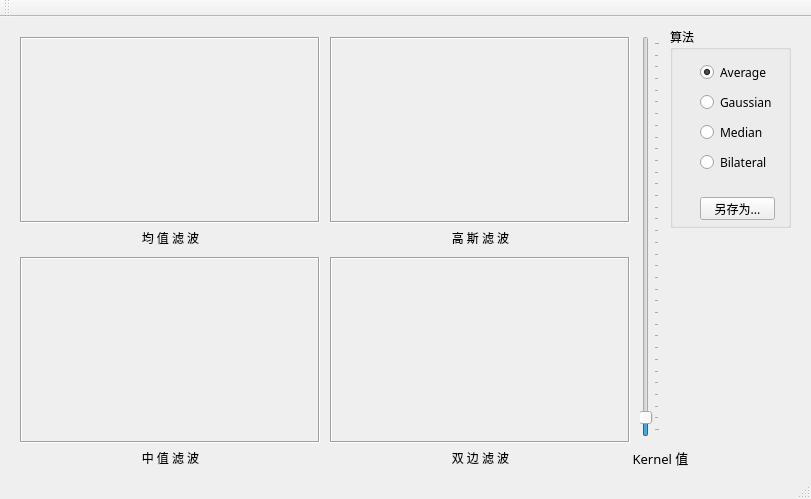
<?xml version="1.0" encoding="UTF-8"?>
<ui version="4.0">
 <class>MainWindow</class>
 <widget class="QMainWindow" name="MainWindow">
  <property name="geometry">
   <rect>
    <x>0</x>
    <y>0</y>
    <width>811</width>
    <height>499</height>
   </rect>
  </property>
  <property name="windowTitle">
   <string>海 底 摄 影 照 片 美 化</string>
  </property>
  <widget class="QWidget" name="centralWidget">
   <widget class="QLabel" name="label">
    <property name="geometry">
     <rect>
      <x>130</x>
      <y>210</y>
      <width>81</width>
      <height>21</height>
     </rect>
    </property>
    <property name="font">
     <font>
      <family>微软雅黑</family>
     </font>
    </property>
    <property name="text">
     <string>均 值 滤 波</string>
    </property>
    <property name="alignment">
     <set>Qt::AlignCenter</set>
    </property>
   </widget>
   <widget class="QLabel" name="label_2">
    <property name="geometry">
     <rect>
      <x>440</x>
      <y>210</y>
      <width>81</width>
      <height>21</height>
     </rect>
    </property>
    <property name="font">
     <font>
      <family>微软雅黑</family>
     </font>
    </property>
    <property name="text">
     <string>高 斯 滤 波</string>
    </property>
    <property name="alignment">
     <set>Qt::AlignCenter</set>
    </property>
   </widget>
   <widget class="QLabel" name="label_3">
    <property name="geometry">
     <rect>
      <x>130</x>
      <y>430</y>
      <width>81</width>
      <height>21</height>
     </rect>
    </property>
    <property name="font">
     <font>
      <family>微软雅黑</family>
     </font>
    </property>
    <property name="text">
     <string>中 值 滤 波</string>
    </property>
    <property name="alignment">
     <set>Qt::AlignCenter</set>
    </property>
   </widget>
   <widget class="QLabel" name="label_4">
    <property name="geometry">
     <rect>
      <x>440</x>
      <y>430</y>
      <width>81</width>
      <height>21</height>
     </rect>
    </property>
    <property name="font">
     <font>
      <family>微软雅黑</family>
     </font>
    </property>
    <property name="text">
     <string>双 边 滤 波</string>
    </property>
    <property name="alignment">
     <set>Qt::AlignCenter</set>
    </property>
   </widget>
   <widget class="QLabel" name="blurViewLabel">
    <property name="geometry">
     <rect>
      <x>20</x>
      <y>20</y>
      <width>300</width>
      <height>186</height>
     </rect>
    </property>
    <property name="frameShape">
     <enum>QFrame::Box</enum>
    </property>
    <property name="frameShadow">
     <enum>QFrame::Sunken</enum>
    </property>
    <property name="text">
     <string/>
    </property>
   </widget>
   <widget class="QLabel" name="gaussianViewLabel">
    <property name="geometry">
     <rect>
      <x>330</x>
      <y>20</y>
      <width>300</width>
      <height>186</height>
     </rect>
    </property>
    <property name="frameShape">
     <enum>QFrame::Box</enum>
    </property>
    <property name="frameShadow">
     <enum>QFrame::Sunken</enum>
    </property>
    <property name="text">
     <string/>
    </property>
   </widget>
   <widget class="QLabel" name="medianViewLabel">
    <property name="geometry">
     <rect>
      <x>20</x>
      <y>240</y>
      <width>300</width>
      <height>186</height>
     </rect>
    </property>
    <property name="frameShape">
     <enum>QFrame::Box</enum>
    </property>
    <property name="frameShadow">
     <enum>QFrame::Sunken</enum>
    </property>
    <property name="text">
     <string/>
    </property>
   </widget>
   <widget class="QLabel" name="bilateralViewLabel">
    <property name="geometry">
     <rect>
      <x>330</x>
      <y>240</y>
      <width>300</width>
      <height>186</height>
     </rect>
    </property>
    <property name="frameShape">
     <enum>QFrame::Box</enum>
    </property>
    <property name="frameShadow">
     <enum>QFrame::Sunken</enum>
    </property>
    <property name="text">
     <string/>
    </property>
   </widget>
   <widget class="QSlider" name="kernelVerticalSlider">
    <property name="geometry">
     <rect>
      <x>640</x>
      <y>19</y>
      <width>20</width>
      <height>401</height>
     </rect>
    </property>
    <property name="maximum">
     <number>33</number>
    </property>
    <property name="value">
     <number>1</number>
    </property>
    <property name="orientation">
     <enum>Qt::Vertical</enum>
    </property>
    <property name="tickPosition">
     <enum>QSlider::TicksBelow</enum>
    </property>
    <property name="tickInterval">
     <number>1</number>
    </property>
   </widget>
   <widget class="QLabel" name="label_5">
    <property name="geometry">
     <rect>
      <x>630</x>
      <y>420</y>
      <width>61</width>
      <height>31</height>
     </rect>
    </property>
    <property name="font">
     <font>
      <family>微软雅黑</family>
      <pointsize>10</pointsize>
     </font>
    </property>
    <property name="text">
     <string>Kernel 值</string>
    </property>
    <property name="alignment">
     <set>Qt::AlignBottom|Qt::AlignHCenter</set>
    </property>
   </widget>
   <widget class="QGroupBox" name="groupBox">
    <property name="geometry">
     <rect>
      <x>670</x>
      <y>10</y>
      <width>121</width>
      <height>201</height>
     </rect>
    </property>
    <property name="font">
     <font>
      <family>微软雅黑</family>
     </font>
    </property>
    <property name="title">
     <string>算法</string>
    </property>
    <widget class="QRadioButton" name="blurRadioButton">
     <property name="geometry">
      <rect>
       <x>30</x>
       <y>30</y>
       <width>81</width>
       <height>31</height>
      </rect>
     </property>
     <property name="text">
      <string>Average</string>
     </property>
     <property name="checked">
      <bool>true</bool>
     </property>
    </widget>
    <widget class="QRadioButton" name="gaussianRadioButton">
     <property name="geometry">
      <rect>
       <x>30</x>
       <y>60</y>
       <width>81</width>
       <height>31</height>
      </rect>
     </property>
     <property name="text">
      <string>Gaussian</string>
     </property>
    </widget>
    <widget class="QRadioButton" name="medianRadioButton">
     <property name="geometry">
      <rect>
       <x>30</x>
       <y>90</y>
       <width>71</width>
       <height>31</height>
      </rect>
     </property>
     <property name="text">
      <string>Median</string>
     </property>
    </widget>
    <widget class="QRadioButton" name="bilateralRadioButton">
     <property name="geometry">
      <rect>
       <x>30</x>
       <y>120</y>
       <width>71</width>
       <height>31</height>
      </rect>
     </property>
     <property name="text">
      <string>Bilateral</string>
     </property>
    </widget>
    <widget class="QPushButton" name="saveAsPushButton">
     <property name="geometry">
      <rect>
       <x>30</x>
       <y>170</y>
       <width>75</width>
       <height>23</height>
      </rect>
     </property>
     <property name="text">
      <string>另存为...</string>
     </property>
    </widget>
   </widget>
  </widget>
  <widget class="QMenuBar" name="menuBar">
   <property name="geometry">
    <rect>
     <x>0</x>
     <y>0</y>
     <width>811</width>
     <height>23</height>
    </rect>
   </property>
  </widget>
  <widget class="QToolBar" name="mainToolBar">
   <attribute name="toolBarArea">
    <enum>TopToolBarArea</enum>
   </attribute>
   <attribute name="toolBarBreak">
    <bool>false</bool>
   </attribute>
  </widget>
  <widget class="QStatusBar" name="statusBar"/>
 </widget>
 <layoutdefault spacing="6" margin="11"/>
 <resources/>
 <connections/>
</ui>
